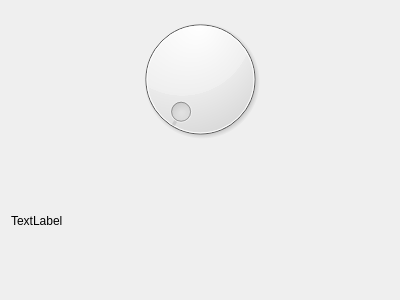
<?xml version="1.0" encoding="UTF-8"?>
<ui version="4.0">
 <class>LfoEnvWidget</class>
 <widget class="QWidget" name="LfoEnvWidget">
  <property name="geometry">
   <rect>
    <x>0</x>
    <y>0</y>
    <width>400</width>
    <height>300</height>
   </rect>
  </property>
  <property name="windowTitle">
   <string>Form</string>
  </property>
  <layout class="QVBoxLayout" name="verticalLayout">
   <item>
    <layout class="QGridLayout" name="gridLayout">
     <item row="0" column="0">
      <widget class="QDial" name="dial"/>
     </item>
     <item row="1" column="0">
      <widget class="QLabel" name="label">
       <property name="text">
        <string>TextLabel</string>
       </property>
      </widget>
     </item>
    </layout>
   </item>
  </layout>
 </widget>
 <resources/>
 <connections/>
</ui>
